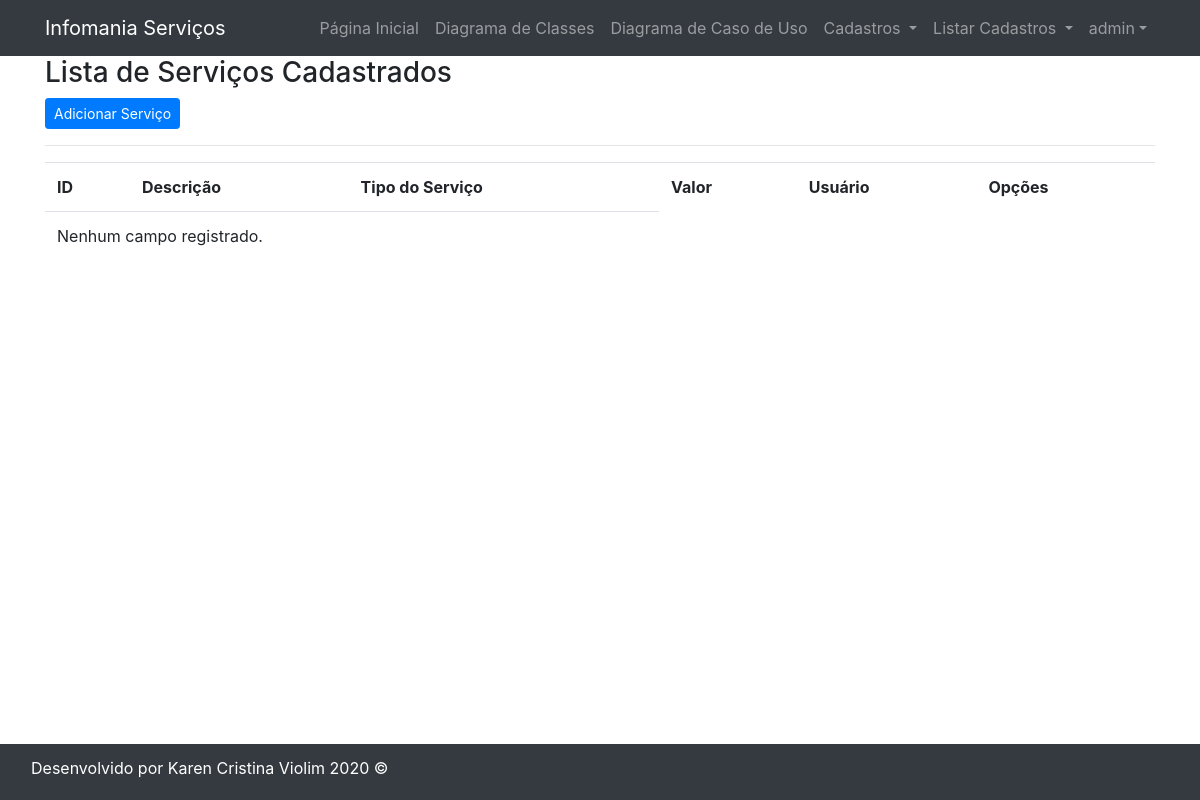
Before: /listar/servico/ (signed in) with the older database file.
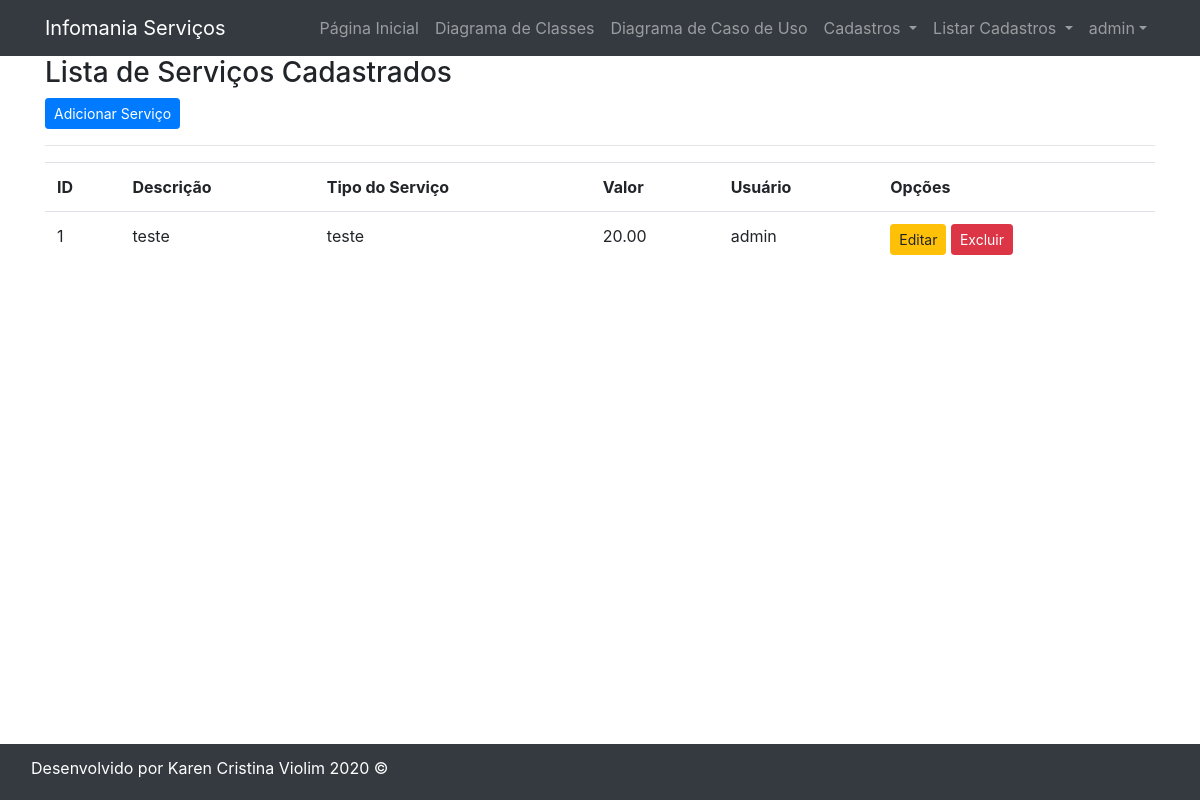
After: the same page with the newer database file.
### cadastros/models.py (models this page shows, shortened)
class Servico(models.Model):
    descricao = models.CharField(max_length=100, verbose_name="Descrição")
    tipo_servico = models.CharField(max_length=50, verbose_name="Tipo do Serviço")
    valor = models.DecimalField(decimal_places=2, max_digits=6)
    usuario = models.ForeignKey(User, on_delete=models.PROTECT)

### cadastros/views.py (the view)
# urls.py: path('listar/servico/', ServicoList.as_view(), name='listar-servico'),
class ServicoList(LoginRequiredMixin, ListView):
    login_url = reverse_lazy('login')
    model = Servico
    template_name = 'cadastros/listas/servico.html'
    def get_queryset(self):
        self.object_list = Servico.objects.filter(usuario=self.request.user)
        return self.object_list

### cadastros/templates/cadastros/listas/servico.html
{% extends 'paginas/modelo.html' %} {% load static %} {% block menu %}
<div class="col-md-12">
    <h3>Lista de Serviços Cadastrados</h3>
    <a href="{% url 'cadastrar-servico' %}" class="btn btn-primary btn-sm">Adicionar Serviço</a>
    <hr>
    <div class="table responsive">
        <table class="table table striped">
            <tr>
                <th>ID</th>
                <th>Descrição</th>
                <th>Tipo do Serviço</th>
                <th>Valor</th>
                <th>Usuário</th>
                <th>Opções</th>
            </tr>
            {% for servico in object_list %}
            <tr>
                <td>{{ servico.pk }}</td>
                <td>{{ servico.descricao }}</td>
                <td>{{ servico.tipo_servico }}</td>
                <td>{{ servico.valor }}</td>
                <td>{{ servico.usuario }}</td>
                <td>
                    <a href="{% url 'editar-servico' servico.pk %}" class="btn btn-warning btn-sm" title="Excluir">Editar</a>
                    <a href="{% url 'excluir-servico' servico.pk%}" class="btn btn-danger btn-sm" title="Editar">Excluir</a>
                </td>
            </tr>
            {% empty %}
            <tr>
                <td colspan="3">Nenhum campo registrado.</td>
            </tr>
            {% endfor %}
        </table>
    </div>
</div>
{% endblock %} {% block lateral %} {% endblock %}

Changed rows visible on the page:
added Servico: pk "1", descricao "teste", tipo_servico "teste", valor "20.00", usuario "admin"
Other visible differences:
text no longer shown: "Nenhum campo registrado."
